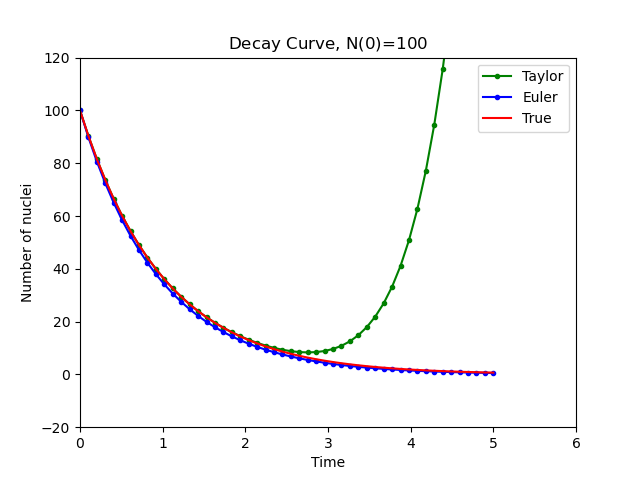

Generate this figure with Python:
#!/usr/bin/env python3
# -*- coding: utf-8 -*-
"""
Created on Mon Dec 6 22:53:24 2021
@author: S.M. Raihanul Bashir Hridoy
Reg No. 2017132031
"""

'''
    Given an ordinary differential equation dN/dt = -aN
    where,
    a = 1
    N(0) = N0 = 100
    h = 0.1
'''


import numpy as np
import matplotlib.pyplot as plt
import math

def Euler(f,y0,t):
    '''
    f : function
        Right-hand side of the differential equation y'=f(t,y), y(t_0)=y_0
    y0 : number
        Initial value y(t0)=y0 where t0 is the entry at index 0 in the array t
    t : array
        1D NumPy array of t values where we approximate y values. Time step
        at each iteration is given by t[n+1] - t[n].
    y : 1D NumPy array
        Approximation y[n] of the solution y(t_n) computed by Euler's method.
    '''
    y = np.zeros(len(t))
    y[0] = y0
    for n in range(0,len(t)-1):
        y[n+1] = y[n] + f(y[n],t[n])*(t[n+1] - t[n])
    return y

def Taylor(t,y0):
    '''
    Taylor expansion calculation upto 9th term
    '''
    z = []
    for n in range(0, len(t)):
        total = 0
        for i in range(9):
            sub_term = (((-1)**i *y0* t[n]**i)/math.factorial(i))
            total += sub_term
        z.append(total)
    return z


# Taking h = 0.1 from 0 to 5 along the x-axis
t = np.linspace(0,5,num=50)
# Inital value
y0 = 100
# The given differential equation
f = lambda y,t: -y
# Euler Method
y = Euler(f,y0,t)
# Taylor Method
z = Taylor(t,y0)
# Actual solution to check deviation from the exact
y_true = y0*np.exp(-t)
plt.autoscale(enable=True, axis='both', tight=None)
plt.plot(t,z,'g.-',t,y,'b.-',t,y_true,'r-')
plt.legend(['Taylor','Euler','True'])
plt.xlabel("Time")
plt.ylabel("Number of nuclei")
plt.axis([0,6,-20,120])
plt.title("Decay Curve, N(0)=$100$")
plt.show()
